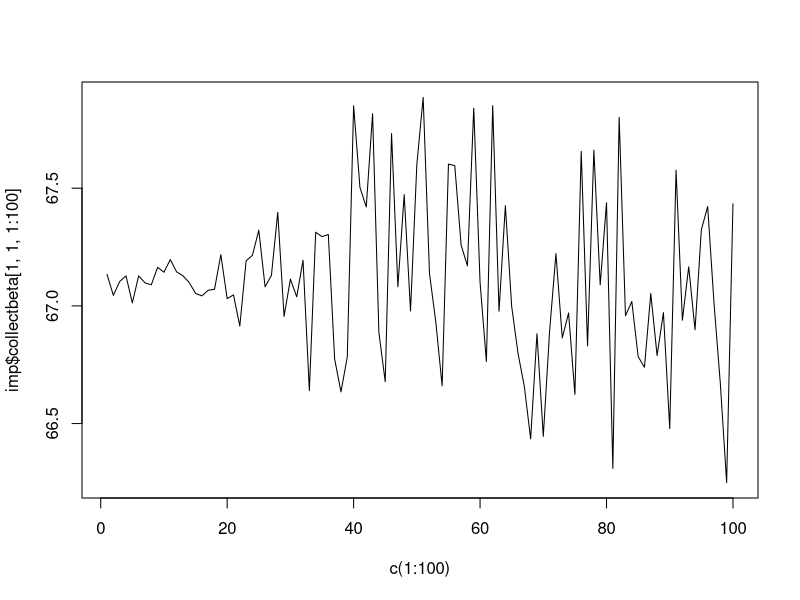

The R source for this figure:
library(jomo)


### Name: jomo.lm.MCMCchain
### Title: lm Compatible JM Imputation - A tool to check convergence of the
###   MCMC
### Aliases: jomo.lm.MCMCchain

### ** Examples


  attach(sldata)
  
  #make sure sex is a factor:
  
  sex<-factor(sex)
  
  # we define the data frame with all the variables 
  
  data<-data.frame(measure,age, sex)
  
  # And the formula of the substantive lm model
  
  formula<-as.formula(measure~sex+age+I(age^2))
  
  #And finally we run the imputation function:
  
  imp<-jomo.lm.MCMCchain(formula,data, nburn=100)
  
  # Note we are using only 100 iterations to avoid time consuming examples,
  # which go against CRAN policies. 
  
  # We can check, for example, the convergence of the first element of beta:
  
  plot(c(1:100),imp$collectbeta[1,1,1:100],type="l")
  
  
